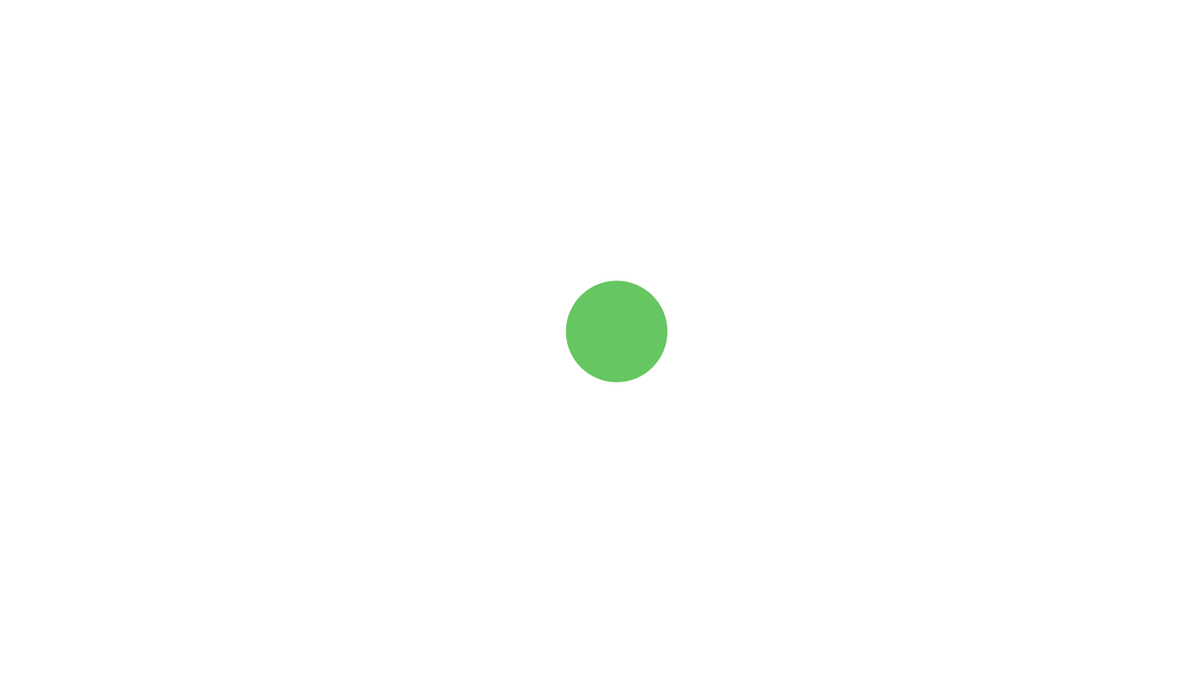
Frame 1 (no input)
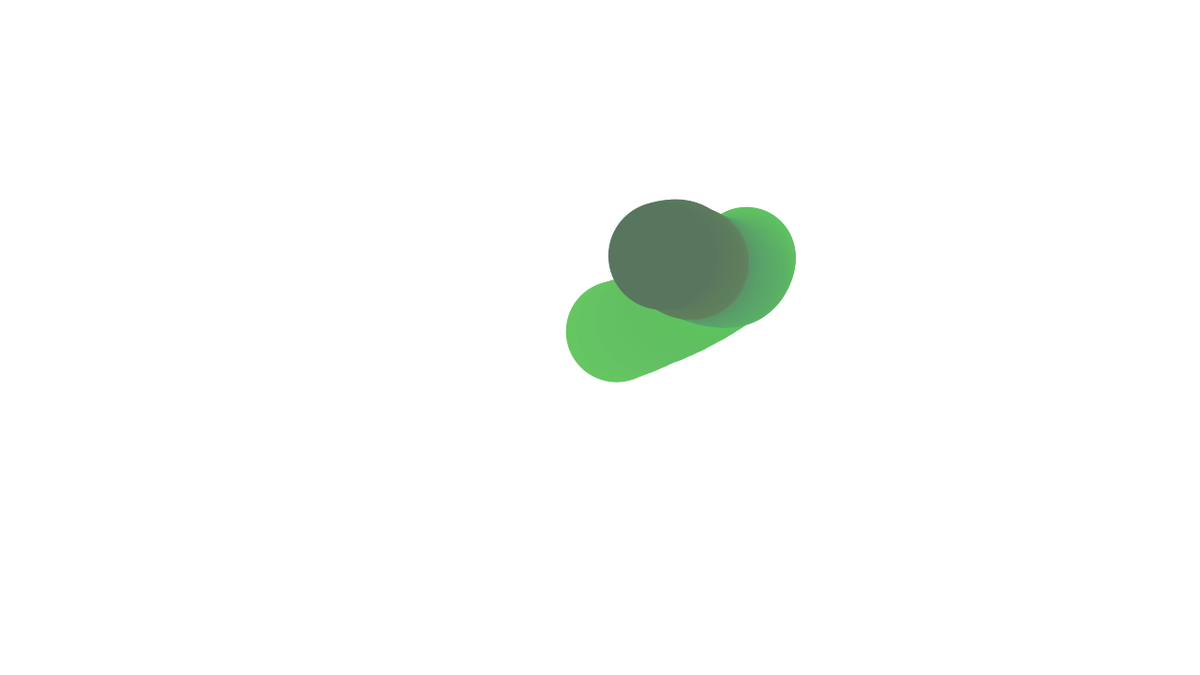
Frame 60 (the mouse pressed at the canvas centre just before this capture)
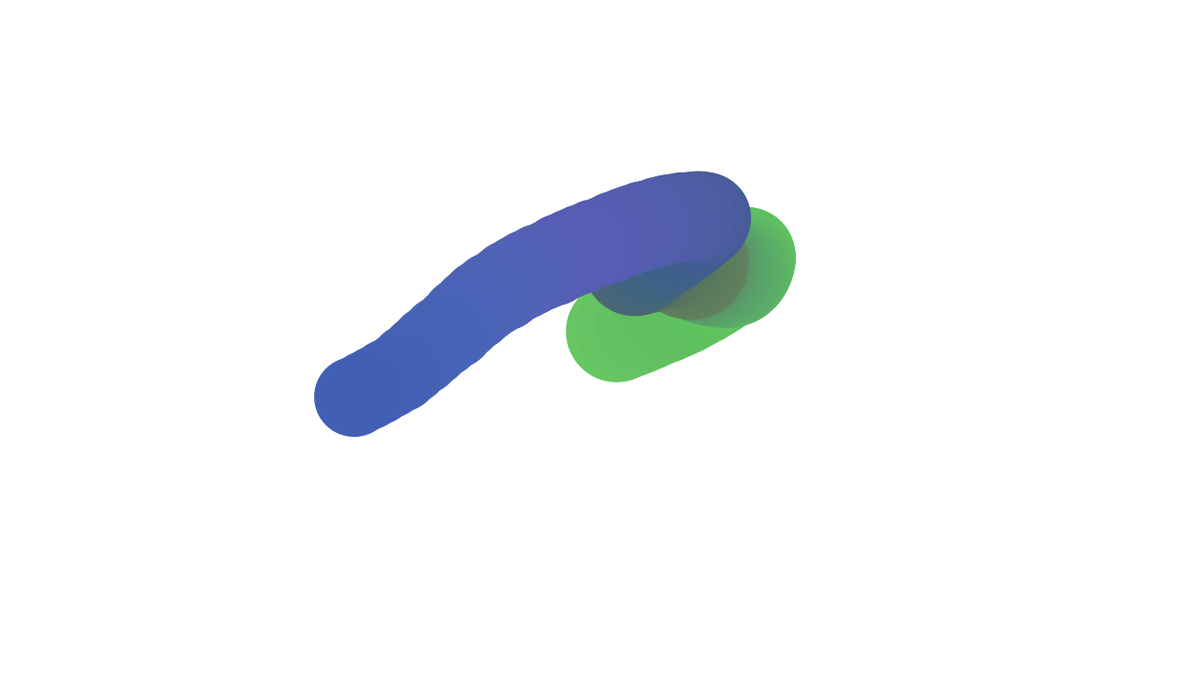
Frame 120 (the mouse held since frame 60 and released just before this capture)

The Processing sketch that drew these frames (run headless with seeded random() and noise(); from frame 60 on, the mouse is pressed at the canvas centre):

// Processing sketch: Answer_for_Quiz_4
// ── Answer_for_Quiz_4.pde
class Walker {
  float tx, ty, tSize, tR, tG, tB;

  Walker() {
    // Start each 't' at a different random spot so the paths are unique
    tx = random(1000);
    ty = random(2000);
    tSize = random(3000);
    tR = random(4000);
    tG = random(5000);
    tB = random(6000);
  }

  void render() {
    // 1. Scale/Thickness via Perlin
    float thickness = map(noise(tSize), 0, 1, 5, 150);

    // 2. RGB Colors via Perlin
    float r = map(noise(tR), 0, 1, 0, 255);
    float g = map(noise(tG), 0, 1, 0, 255);
    float b = map(noise(tB), 0, 1, 0, 255);

    fill(r, g, b, 255);
    noStroke();

    // 3. Position via Perlin (The Walk)
    float x = map(noise(tx), 0, 1, 0, width);
    float y = map(noise(ty), 0, 1, 0, height);

    circle(x, y, thickness);

    // 4. Advance time for all variables
    tx += 0.01;
    ty += 0.01;
    tSize += 0.01;
    tR += 0.01;
    tG += 0.01;
    tB += 0.01;
  }
}

// Global Walker
Walker perlinWalker;

void setup() {
  size(1280, 720);
  background(255);
  perlinWalker = new Walker();
}

void draw() {
  perlinWalker.render();
}
